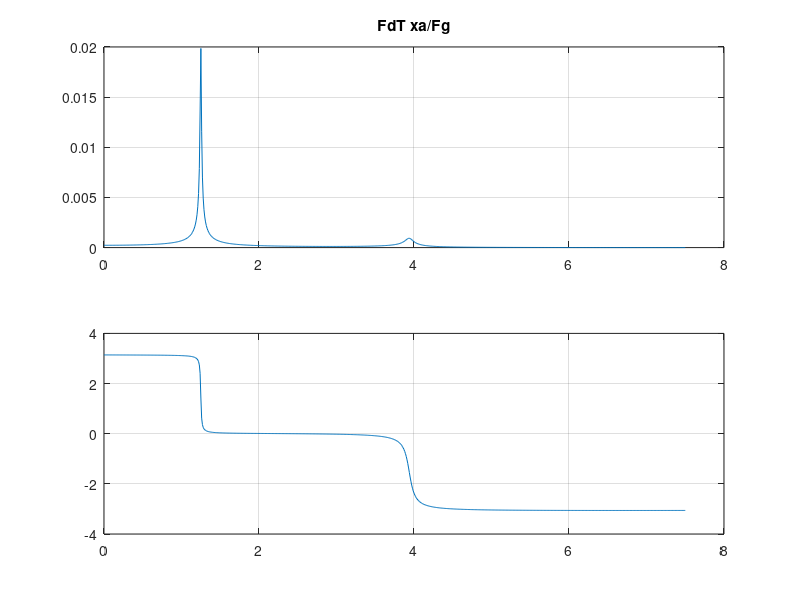
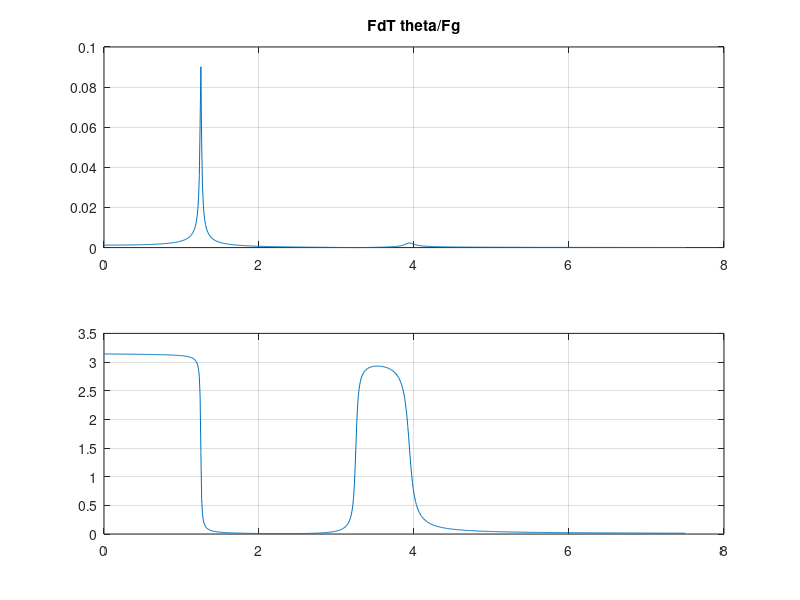
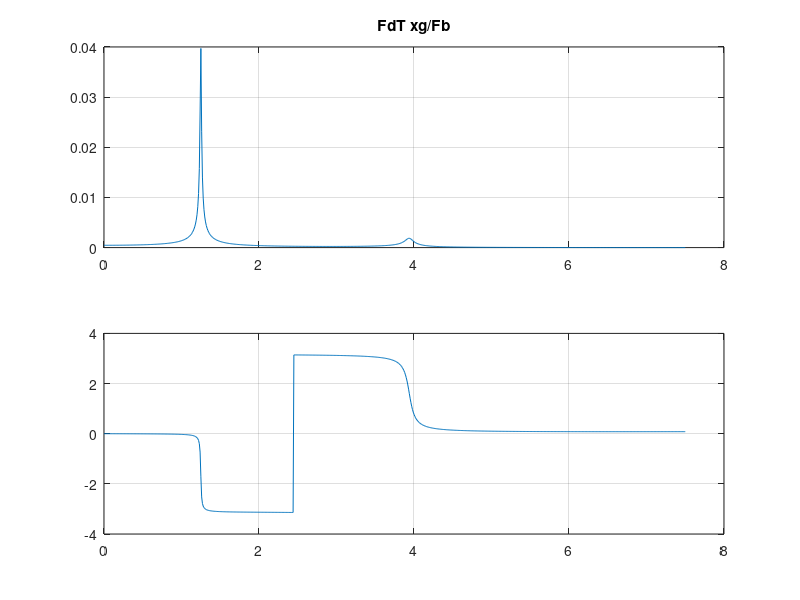
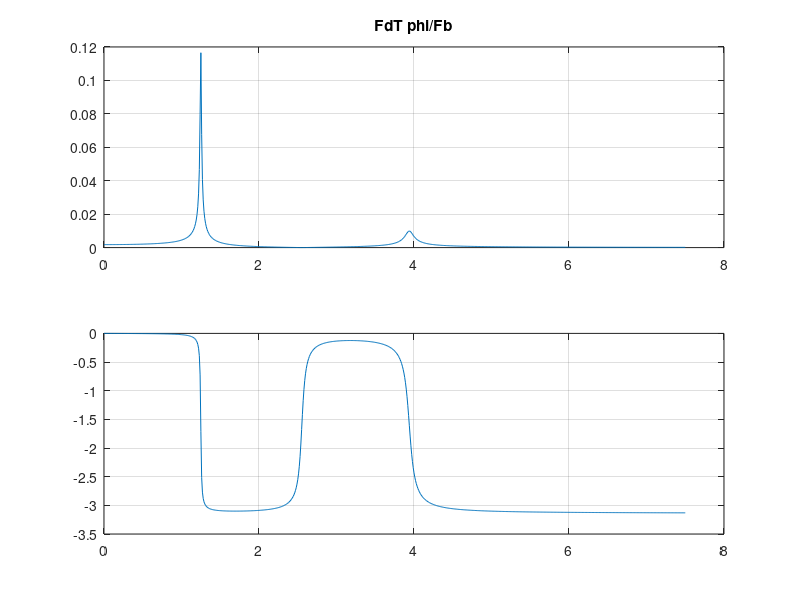

These charts were generated, in order, by the following MATLAB code:
clear all
close all

M1=20;			% [kg]	
M2=30;			% [kg]
M3=15;			% [kg]
J1=0.5;			% [kg m^2]	
J2=1.0;			% [kg m^2]	
J3=0.2;			% [kg m^2]	
R=0.25;			% [m]
L1=0.3;			% [m]
L3=0.2;			% [m]
k1=2e3; 	    % [N/m]
k2=2e3; 	    % [N/m]
r1=4;   		% [Ns/m]
r2=1;   		% [Ns/m]
g=9.81;

disp('matrice di massa in coordinate fisiche')
mtx_mf  =  diag([M1 J1 J2 M3 J3])
disp(' ')

disp('matrice di rigidezza in coordinate fisiche')
mtx_kf  =  diag([k1 k2])
disp(' ')

disp('matrice di rigidezza gravitazioneale in coordinate indipendenti')
mtx_kg  =  [M1*g*L1 0;0 -M3*g*R^2/L3]
disp(' ')

disp('matrice di smorzamento in coordinate fisiche')
mtx_rf  =  diag([r1 r2])
disp(' ')

disp('jacobiano matrice di massa')
mtx_Jm  =  [L1 0; 1 0; 0 1; 0 -R; 0 R/L3]
disp(' ')

disp('jacobiano matrice di rigidezza-smorzamento')
mtx_Jel  =  [-L1 2*R;2*L1 -R]
disp(' ')

disp('matrice di massa in coordinate indipendenti')
mtx_m  =  mtx_Jm'*mtx_mf*mtx_Jm
disp(' ')

disp('matrice di rigidezza in coordinate indipendenti')
mtx_k  =  mtx_Jel'*mtx_kf*mtx_Jel+mtx_kg
disp(' ')

disp('matrice di smoramento in coordinate indipendenti')
mtx_r  =  mtx_Jel'*mtx_rf*mtx_Jel
disp(' ')

%calcolo delle frequenze proprie e dei modi di vibrare

[modi,d]=eig(inv(mtx_m)*mtx_k);
fre=sqrt(diag(d))/2/pi;

%crea una matrice temporanea per ordinare frequenze e modi
% i modi sono ordinati per righe
tmp=[fre modi'];                

% ordina le frequenze e i modi in ordine crescente 
tmp_out=sortrows(tmp,1);
fre=tmp_out(:,1);                 % frequenze ordinate
ngdl=length(fre);
modi=tmp_out(:,2:ngdl+1)';       % modi ordinati per colonne

% stampa delle frequenze e modi

for i=1:ngdl
    val_max=max(abs(modi(:,i)));
    modi(:,i)=modi(:,i)/val_max;
    disp(['modo # ' num2str(i) ': ' num2str(fre(i)) ' [Hz]        ' num2str(modi(:,i)') ])
end

%.......................................................PUNTO 3

ff=0:0.01:7.5;
ome=2*pi*ff;
vett_F=[0;-R];
for i=1:length(ff)
    A=-ome(i)^2*mtx_m+j*ome(i)*mtx_r+mtx_k;
    x=inv(A)*vett_F;
    xa=L1*x(1);
    mod1(i)=abs(xa);              
    fas1(i)=angle(xa);            
    mod2(i)=abs(x(2));            
    fas2(i)=angle(x(2));          
end

figure
subplot(211)
plot(ff,mod1)
title('FdT xa/Fg')
grid
subplot(212)
plot(ff,fas1)
grid

figure
subplot(211)
plot(ff,mod2)
title('FdT theta/Fg')
grid
subplot(212)
plot(ff,fas2)
grid

%.........................................................PUNTO 4

vett_F=[2*L1;0];
for i=1:length(ff)
    A=-ome(i)^2*mtx_m+j*ome(i)*mtx_r+mtx_k;
    x=inv(A)*vett_F;
    xg=R*x(2);
    mod1(i)=abs(xg); 
    fas1(i)=angle(xg);
    mod2(i)=abs(x(1));         
    fas2(i)=angle(x(1));       
end

figure
subplot(211)
plot(ff,mod1)
title('FdT xg/Fb')
grid
subplot(212)
plot(ff,fas1)
grid

figure
subplot(211)
plot(ff,mod2)
title('FdT phi/Fb')
grid
subplot(212)
plot(ff,fas2)
grid

% ...................................................PUNTO 5

%costruisco la forzante periodica
T=0.8;
fremax=20;
Fmax=10;
t=T/1000*[1:1:1000];
F=[Fmax*ones(1,250) -Fmax*ones(1,500) Fmax*ones(1,250)];
figure
plot(t,F,'LineWidth',2);grid

%scompongo con Fourier
N=length(F);
dt=t(2)-t(1);
grf=fft(F,N);
modF(2:(N/2))=2/N*abs(grf(2:(N/2)));
modF(1)=grf(1)/N;
freqF=(1/dt)/N*(0:(N/2-1));
faseF(2:(N/2))=atan2(imag(grf(2:(N/2))),real(grf(2:(N/2))));
nn=round(fremax*T)+1;
%disegno spettro
figure
subplot(211)
bar(freqF(1:nn),modF(1:nn),0.1)
title('spettro F')
subplot(212)
bar(freqF(1:nn),faseF(1:nn),0.1)


pos=[2 4 6];    %vettore con indici prime tre armoniche diverse da zero

for k=1:length(pos)
    omeFk=2*pi*freqF(pos(k));
    modFk=modF(pos(k));
    fasFk=faseF(pos(k));
    A=-omeFk^2*mtx_m+j*omeFk*mtx_r+mtx_k;
    x=inv(A)*vett_F*modFk*exp(j*fasFk);
    xout(k)=x(1);
end

figure
subplot(211)
bar(freqF(pos),abs(xout),0.1)
title('spettro phi')
subplot(212)
bar(freqF(pos),angle(xout),0.1)
